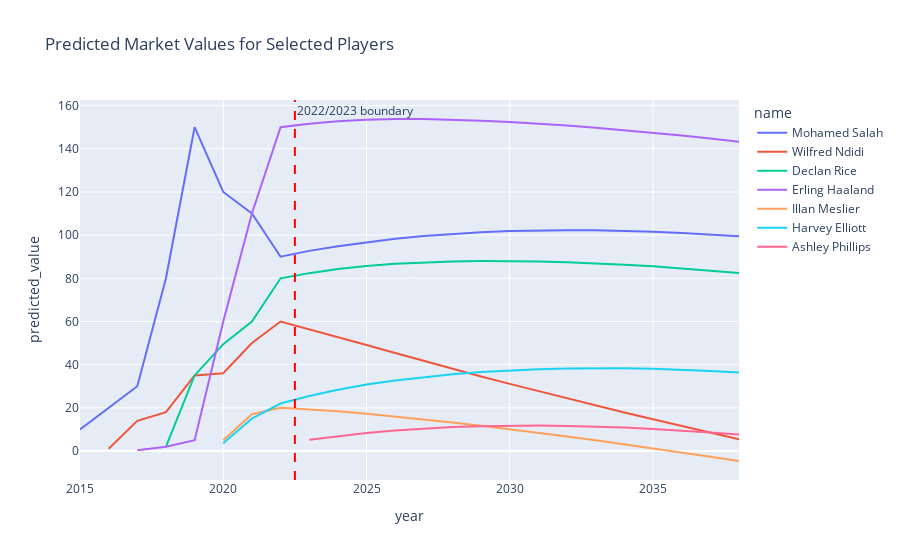

Notebook code for this chart:
### Code cell
players = [418560, 357662, 565822, 859951, 148455, 274839, 542586]
plot_player_value_trends(pdf_train, merged_df=merged, player_ids=players)

### Figure 1 — Plotly figure (JSON) as saved in the notebook; plotly's stock layout.template omitted (floating-point values rounded to 4 significant figures)
{"data": [{"customdata": [[22], [23], [24], [25], [27], [27], [28], [30], [31], [32], [33], [34], [35], [36], [37], [38], [39], [40], [41], [42], [43], [44], [45], [46]], "hovertemplate": "name=Mohamed Salah<br>year=%{x}<br>predicted_value=%{y}<br>age=%{customdata[0]}<extra></extra>", "legendgroup": "Mohamed Salah", "line": {"color": "#636efa", "dash": "solid"}, "marker": {"symbol": "circle"}, "mode": "lines", "name": "Mohamed Salah", "orientation": "v", "showlegend": true, "type": "scatter", "x": [2015, 2016, 2017, 2018, 2019, 2020, 2021, 2022, 2023, 2024, 2025, 2026, 2027, 2028, 2029, 2030, 2031, 2032, 2033, 2034, 2035, 2036, 2037, 2038], "xaxis": "x", "y": [10, 20, 30, 80, 150, 120, 110, 90, 92.71, 94.9, 96.77, 98.32, 99.59, 100.6, 101.3, 101.9, 102.2, 102.3, 102.2, 102.0, 101.5, 101.0, 100.3, 99.46], "yaxis": "y"}, {"customdata": [[19], [20], [21], [22], [23], [24], [25], [26], [27], [28], [29], [30], [31], [32], [33], [34], [35], [36], [37], [38], [39], [40], [41]], "hovertemplate": "name=Wilfred Ndidi<br>year=%{x}<br>predicted_value=%{y}<br>age=%{customdata[0]}<extra></extra>", "legendgroup": "Wilfred Ndidi", "line": {"color": "#EF553B", "dash": "solid"}, "marker": {"symbol": "circle"}, "mode": "lines", "name": "Wilfred Ndidi", "orientation": "v", "showlegend": true, "type": "scatter", "x": [2016, 2017, 2018, 2019, 2020, 2021, 2022, 2023, 2024, 2025, 2026, 2027, 2028, 2029, 2030, 2031, 2032, 2033, 2034, 2035, 2036, 2037, 2038], "xaxis": "x", "y": [1, 14, 18, 35, 36, 50, 60, 56.45, 52.83, 49.13, 45.36, 41.68, 38.08, 34.55, 31.09, 27.7, 24.36, 21.08, 17.85, 14.67, 11.53, 8.432, 5.374], "yaxis": "y"}, {"customdata": [[18], [20], [21], [22], [23], [24], [25], [26], [27], [28], [29], [30], [31], [32], [33], [34], [35], [36], [37], [38], [39]], "hovertemplate": "name=Declan Rice<br>year=%{x}<br>predicted_value=%{y}<br>age=%{customdata[0]}<extra></extra>", "legendgroup": "Declan Rice", "line": {"color": "#00cc96", "dash": "solid"}, "marker": {"symbol": "circle"}, "mode": "lines", "name": "Declan Rice", "orientation": "v", "showlegend": true, "type": "scatter", "x": [2018, 2019, 2020, 2021, 2022, 2023, 2024, 2025, 2026, 2027, 2028, 2029, 2030, 2031, 2032, 2033, 2034, 2035, 2036, 2037, 2038], "xaxis": "x", "y": [2, 35, 49.5, 60, 80, 82.4, 84.3, 85.74, 86.75, 87.38, 87.77, 87.97, 87.97, 87.79, 87.45, 86.95, 86.31, 85.54, 84.64, 83.63, 82.5], "yaxis": "y"}, {"customdata": [[17], [18], [18], [19], [20], [21], [22], [23], [24], [25], [26], [27], [28], [29], [30], [31], [32], [33], [34], [35], [36], [37]], "hovertemplate": "name=Erling Haaland<br>year=%{x}<br>predicted_value=%{y}<br>age=%{customdata[0]}<extra></extra>", "legendgroup": "Erling Haaland", "line": {"color": "#ab63fa", "dash": "solid"}, "marker": {"symbol": "circle"}, "mode": "lines", "name": "Erling Haaland", "orientation": "v", "showlegend": true, "type": "scatter", "x": [2017, 2018, 2019, 2020, 2021, 2022, 2023, 2024, 2025, 2026, 2027, 2028, 2029, 2030, 2031, 2032, 2033, 2034, 2035, 2036, 2037, 2038], "xaxis": "x", "y": [0.3, 2, 5, 60, 110, 150, 151.6, 152.7, 153.4, 153.8, 153.8, 153.5, 153.0, 152.4, 151.6, 150.8, 149.8, 148.6, 147.4, 146.1, 144.8, 143.3], "yaxis": "y"}, {"customdata": [[20], [21], [22], [23], [24], [25], [26], [27], [28], [29], [30], [31], [32], [33], [34], [35], [36], [37], [38]], "hovertemplate": "name=Illan Meslier<br>year=%{x}<br>predicted_value=%{y}<br>age=%{customdata[0]}<extra></extra>", "legendgroup": "Illan Meslier", "line": {"color": "#FFA15A", "dash": "solid"}, "marker": {"symbol": "circle"}, "mode": "lines", "name": "Illan Meslier", "orientation": "v", "showlegend": true, "type": "scatter", "x": [2020, 2021, 2022, 2023, 2024, 2025, 2026, 2027, 2028, 2029, 2030, 2031, 2032, 2033, 2034, 2035, 2036, 2037, 2038], "xaxis": "x", "y": [5, 17, 20, 19.38, 18.47, 17.3, 16.03, 14.68, 13.24, 11.72, 10.13, 8.477, 6.758, 4.983, 3.153, 1.272, -0.6557, -2.626, -4.638], "yaxis": "y"}, {"customdata": [[17], [17], [18], [19], [20], [21], [22], [23], [24], [25], [26], [27], [28], [29], [30], [31], [32], [33], [34]], "hovertemplate": "name=Harvey Elliott<br>year=%{x}<br>predicted_value=%{y}<br>age=%{customdata[0]}<extra></extra>", "legendgroup": "Harvey Elliott", "line": {"color": "#19d3f3", "dash": "solid"}, "marker": {"symbol": "circle"}, "mode": "lines", "name": "Harvey Elliott", "orientation": "v", "showlegend": true, "type": "scatter", "x": [2020, 2021, 2022, 2023, 2024, 2025, 2026, 2027, 2028, 2029, 2030, 2031, 2032, 2033, 2034, 2035, 2036, 2037, 2038], "xaxis": "x", "y": [3.6, 15, 22, 25.48, 28.4, 30.78, 32.67, 34.25, 35.55, 36.57, 37.35, 37.89, 38.22, 38.34, 38.28, 38.05, 37.65, 37.11, 36.42], "yaxis": "y"}, {"customdata": [[18], [19], [20], [21], [22], [23], [24], [25], [26], [27], [28], [29], [30], [31], [32], [33]], "hovertemplate": "name=Ashley Phillips<br>year=%{x}<br>predicted_value=%{y}<br>age=%{customdata[0]}<extra></extra>", "legendgroup": "Ashley Phillips", "line": {"color": "#FF6692", "dash": "solid"}, "marker": {"symbol": "circle"}, "mode": "lines", "name": "Ashley Phillips", "orientation": "v", "showlegend": true, "type": "scatter", "x": [2023, 2024, 2025, 2026, 2027, 2028, 2029, 2030, 2031, 2032, 2033, 2034, 2035, 2036, 2037, 2038], "xaxis": "x", "y": [5.2, 6.934, 8.37, 9.528, 10.43, 11.08, 11.52, 11.74, 11.77, 11.63, 11.31, 10.84, 10.22, 9.467, 8.59, 7.596], "yaxis": "y"}], "layout": {"annotations": [{"showarrow": false, "text": "2022/2023 boundary", "x": 2022.0, "xanchor": "left", "xref": "x", "y": 1, "yanchor": "top", "yref": "y domain"}], "legend": {"title": {"text": "name"}, "tracegroupgap": 0}, "shapes": [{"line": {"color": "red", "dash": "dash"}, "type": "line", "x0": 2022.0, "x1": 2022.0, "xref": "x", "y0": 0, "y1": 1, "yref": "y domain"}], "title": {"text": "Predicted Market Values for Selected Players"}, "xaxis": {"anchor": "y", "domain": [0, 1], "title": {"text": "year"}}, "yaxis": {"anchor": "x", "domain": [0, 1], "title": {"text": "predicted_value"}}}}
